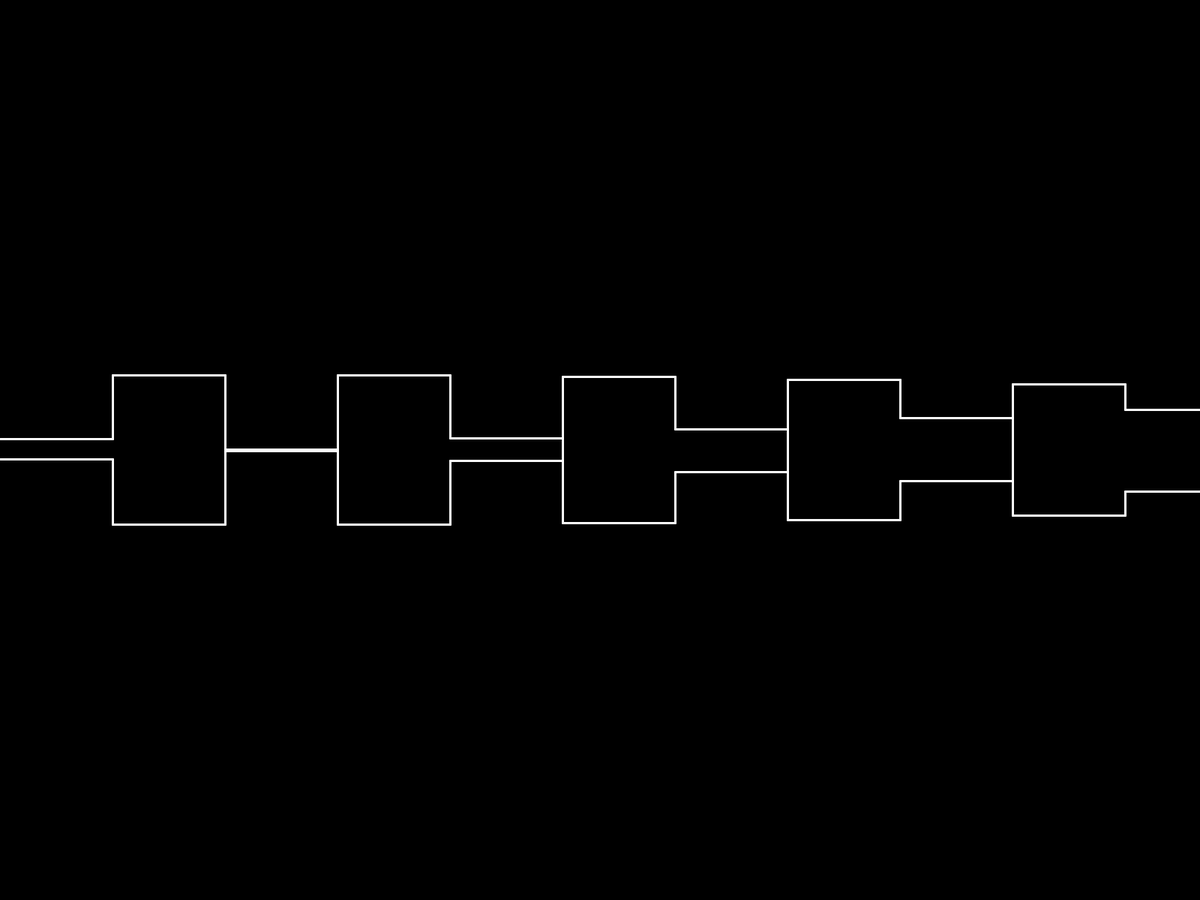
Frame 1 (no input)
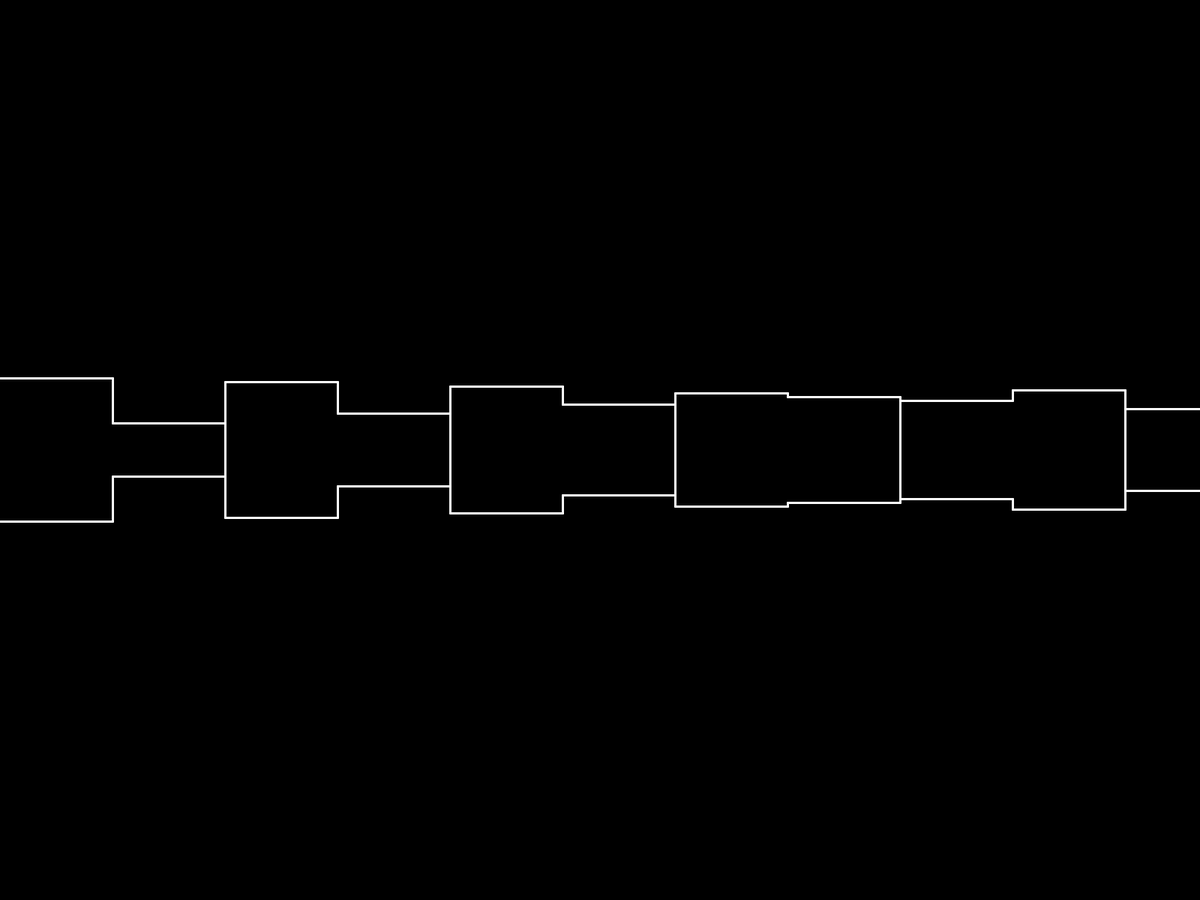
Frame 60 (the mouse pressed at the canvas centre just before this capture)
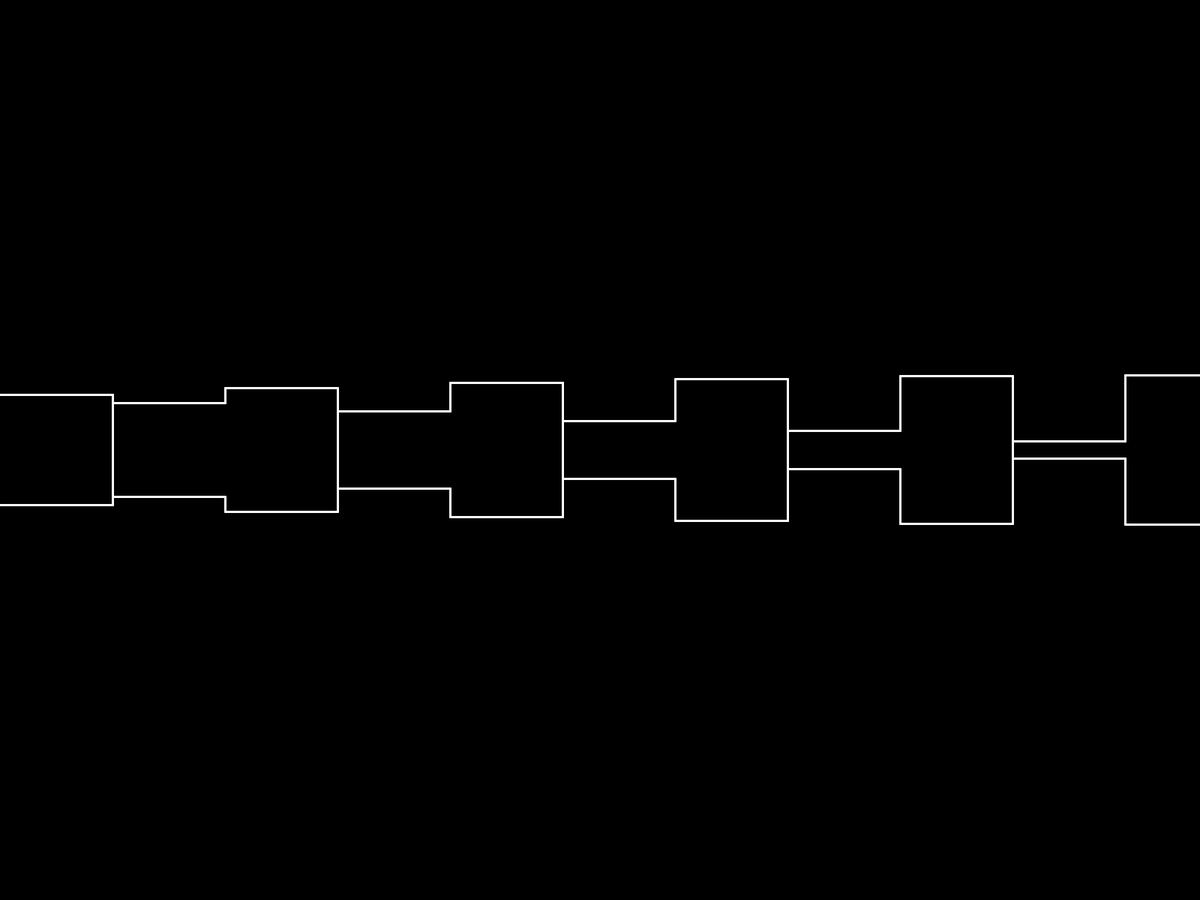
Frame 120 (the mouse held since frame 60 and released just before this capture)

The Processing sketch that drew these frames (run headless with seeded random() and noise(); from frame 60 on, the mouse is pressed at the canvas centre):

// Processing sketch: discreteWave
// ── discreteWave.pde
PImage tunnel;
PGraphics canvas;
void setup() {
  fullScreen(2);
  //size(500, 500);
  float factor = 0.1;
}    

void draw() {
  background(0);
  //wave();

  translate(0, 400);
  discreteWave(100, 150);
   //translate(0, 100);
  discreteWave(-100, 150);
}




void discreteWave(int amp, int spacing) {
  discreteWave(amp, spacing, millis()/1000.0);
}


void discreteWave(float amp, int spacing, float period) {

  pushMatrix();
  translate(0, abs(amp)*2);
  //translate(0, height-amp);
  stroke(255);
  strokeWeight(3);
  int i = 0;
  int w = 0;    
  //line(x, 0,x,  height);
  while (w < width) {
    float sp = spacing;
    float y0 = amp*sin(w/100.0 + period);  
    float y1 = amp*sin((w+sp)/100.0 + period);


    line(w, y0, w+sp, y0);
    line(w+sp, y0, w+sp, y1);
    w += sp;
    i++;
  }
  popMatrix();
}

void discreteWaveX(float amp, int spacing, float x) {

  pushMatrix();
  translate(0, abs(amp)*2);
  //translate(0, height-amp);
  stroke(255);
  strokeWeight(3);
  int i = 0;
  int w = 0;    
  //line(x, 0,x,  height);
  while (w < width) {
    //for (int i = 0; i < width; i += spacing) {
    float period = millis()/600.0;
    float sp = spacing;
    float y0 = amp/5*sin(w/100.0 + period);  
    float y0f = y0 + amp*cos((w-x+width/2)*1.0/width*2*PI);
    float y1 = amp/5*sin((w+sp)/100.0 + period);
    float y1f = y1 + amp*cos((w+sp-x+width/2)*1.0/width*2*PI);


    line(w, y0f, w+sp, y0f);
    line(w+sp, y0f, w+sp, y1f);
    w += sp;
    i++;
  }
  popMatrix();
}



void wave() {
  pushMatrix();
  float amp = 100;
  translate(0, height-amp);
  stroke(255);
  strokeWeight(3);
  int spacing =1;
  for (int i = 0; i < width; i += spacing) {
    float y0 = amp*sin(i/100.0 + millis()/1000.0);
    float y1 = amp*sin((i+spacing)/100.0 + millis()/1000.0);
    line(i, y0, i+spacing, y1);
    //line(i+spacing, y0, i+spacing, y1);
  }
  popMatrix();
}
